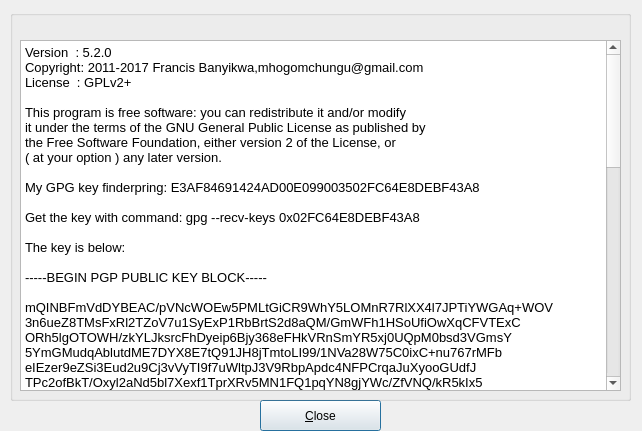
<?xml version="1.0" encoding="UTF-8"?>
<ui version="4.0">
 <class>about</class>
 <widget class="QDialog" name="about">
  <property name="geometry">
   <rect>
    <x>0</x>
    <y>0</y>
    <width>642</width>
    <height>431</height>
   </rect>
  </property>
  <property name="windowTitle">
   <string>About</string>
  </property>
  <widget class="QPushButton" name="pushButton">
   <property name="geometry">
    <rect>
     <x>260</x>
     <y>400</y>
     <width>121</width>
     <height>31</height>
    </rect>
   </property>
   <property name="text">
    <string>&amp;Close</string>
   </property>
  </widget>
  <widget class="QGroupBox" name="groupBox">
   <property name="geometry">
    <rect>
     <x>10</x>
     <y>10</y>
     <width>621</width>
     <height>391</height>
    </rect>
   </property>
   <property name="title">
    <string/>
   </property>
   <widget class="QTextEdit" name="textEdit">
    <property name="geometry">
     <rect>
      <x>10</x>
      <y>30</y>
      <width>601</width>
      <height>351</height>
     </rect>
    </property>
    <property name="readOnly">
     <bool>true</bool>
    </property>
    <property name="html">
     <string>&lt;!DOCTYPE HTML PUBLIC &quot;-//W3C//DTD HTML 4.0//EN&quot; &quot;http://www.w3.org/TR/REC-html40/strict.dtd&quot;&gt;
&lt;html&gt;&lt;head&gt;&lt;meta name=&quot;qrichtext&quot; content=&quot;1&quot; /&gt;&lt;style type=&quot;text/css&quot;&gt;
p, li { white-space: pre-wrap; }
&lt;/style&gt;&lt;/head&gt;&lt;body style=&quot; font-family:'Noto Sans'; font-size:10pt; font-weight:400; font-style:normal;&quot;&gt;
&lt;p style=&quot; margin-top:0px; margin-bottom:0px; margin-left:0px; margin-right:0px; -qt-block-indent:0; text-indent:0px;&quot;&gt;&lt;span style=&quot; font-family:'monospace'; color:#000000; background-color:#ffffff;&quot;&gt;Version  : 5.2.0 &lt;/span&gt;&lt;span style=&quot; font-family:'monospace';&quot;&gt;&lt;br /&gt;Copyright: 2011-2017 Francis Banyikwa,mhogomchungu@gmail.com &lt;br /&gt;License  : GPLv2+&lt;/span&gt;&lt;/p&gt;
&lt;p style=&quot; margin-top:0px; margin-bottom:0px; margin-left:0px; margin-right:0px; -qt-block-indent:0; text-indent:0px;&quot;&gt;&lt;span style=&quot; font-family:'monospace';&quot;&gt;&lt;br /&gt;This program is free software: you can redistribute it and/or modify&lt;/span&gt;&lt;/p&gt;
&lt;p style=&quot; margin-top:0px; margin-bottom:0px; margin-left:0px; margin-right:0px; -qt-block-indent:0; text-indent:0px;&quot;&gt;&lt;span style=&quot; font-family:'monospace';&quot;&gt;it under the terms of the GNU General Public License as published by&lt;/span&gt;&lt;/p&gt;
&lt;p style=&quot; margin-top:0px; margin-bottom:0px; margin-left:0px; margin-right:0px; -qt-block-indent:0; text-indent:0px;&quot;&gt;&lt;span style=&quot; font-family:'monospace';&quot;&gt;the Free Software Foundation, either version 2 of the License, or&lt;/span&gt;&lt;/p&gt;
&lt;p style=&quot; margin-top:0px; margin-bottom:0px; margin-left:0px; margin-right:0px; -qt-block-indent:0; text-indent:0px;&quot;&gt;&lt;span style=&quot; font-family:'monospace';&quot;&gt;( at your option ) any later version.&lt;/span&gt;&lt;/p&gt;
&lt;p style=&quot; margin-top:0px; margin-bottom:0px; margin-left:0px; margin-right:0px; -qt-block-indent:0; text-indent:0px;&quot;&gt;&lt;span style=&quot; font-family:'monospace';&quot;&gt;&lt;br /&gt;My GPG&lt;/span&gt;&lt;span style=&quot; font-family:'Hack';&quot;&gt; key finderpring: E3AF84691424AD00E099003502FC64E8DEBF43A8&lt;/span&gt;&lt;/p&gt;
&lt;p style=&quot;-qt-paragraph-type:empty; margin-top:0px; margin-bottom:0px; margin-left:0px; margin-right:0px; -qt-block-indent:0; text-indent:0px; font-family:'Hack';&quot;&gt;&lt;br /&gt;&lt;/p&gt;
&lt;p style=&quot; margin-top:0px; margin-bottom:0px; margin-left:0px; margin-right:0px; -qt-block-indent:0; text-indent:0px;&quot;&gt;&lt;span style=&quot; font-family:'Hack';&quot;&gt;Get the key with command: gpg --recv-keys 0x02FC64E8DEBF43A8&lt;/span&gt;&lt;/p&gt;
&lt;p style=&quot;-qt-paragraph-type:empty; margin-top:0px; margin-bottom:0px; margin-left:0px; margin-right:0px; -qt-block-indent:0; text-indent:0px; font-family:'Hack';&quot;&gt;&lt;br /&gt;&lt;/p&gt;
&lt;p style=&quot; margin-top:0px; margin-bottom:0px; margin-left:0px; margin-right:0px; -qt-block-indent:0; text-indent:0px;&quot;&gt;&lt;span style=&quot; font-family:'Hack';&quot;&gt;The key is below:&lt;/span&gt;&lt;/p&gt;
&lt;p style=&quot;-qt-paragraph-type:empty; margin-top:0px; margin-bottom:0px; margin-left:0px; margin-right:0px; -qt-block-indent:0; text-indent:0px; font-family:'Hack';&quot;&gt;&lt;br /&gt;&lt;/p&gt;
&lt;p style=&quot; margin-top:0px; margin-bottom:0px; margin-left:0px; margin-right:0px; -qt-block-indent:0; text-indent:0px;&quot;&gt;&lt;span style=&quot; font-family:'Hack';&quot;&gt;-----BEGIN PGP PUBLIC KEY BLOCK-----&lt;/span&gt;&lt;/p&gt;
&lt;p style=&quot;-qt-paragraph-type:empty; margin-top:0px; margin-bottom:0px; margin-left:0px; margin-right:0px; -qt-block-indent:0; text-indent:0px; font-family:'Hack';&quot;&gt;&lt;br /&gt;&lt;/p&gt;
&lt;p style=&quot; margin-top:0px; margin-bottom:0px; margin-left:0px; margin-right:0px; -qt-block-indent:0; text-indent:0px;&quot;&gt;&lt;span style=&quot; font-family:'Hack';&quot;&gt;mQINBFmVdDYBEAC/pVNcWOEw5PMLtGiCR9WhY5LOMnR7RlXX4l7JPTiYWGAq+WOV&lt;/span&gt;&lt;/p&gt;
&lt;p style=&quot; margin-top:0px; margin-bottom:0px; margin-left:0px; margin-right:0px; -qt-block-indent:0; text-indent:0px;&quot;&gt;&lt;span style=&quot; font-family:'Hack';&quot;&gt;3n6ueZ8TMsFxRl2TZoV7u1SyExP1RbBrtS2d8aQM/GmWFh1HSoUfiOwXqCFVTExC&lt;/span&gt;&lt;/p&gt;
&lt;p style=&quot; margin-top:0px; margin-bottom:0px; margin-left:0px; margin-right:0px; -qt-block-indent:0; text-indent:0px;&quot;&gt;&lt;span style=&quot; font-family:'Hack';&quot;&gt;ORh5lgOTOWH/zkYLJksrcFhDyeip6Bjy368eFHkVRnSmYR5xj0UQpM0bsd3VGmsY&lt;/span&gt;&lt;/p&gt;
&lt;p style=&quot; margin-top:0px; margin-bottom:0px; margin-left:0px; margin-right:0px; -qt-block-indent:0; text-indent:0px;&quot;&gt;&lt;span style=&quot; font-family:'Hack';&quot;&gt;5YmGMudqAblutdME7DYX8E7tQ91JH8jTmtoLI99/1NVa28W75C0ixC+nu767rMFb&lt;/span&gt;&lt;/p&gt;
&lt;p style=&quot; margin-top:0px; margin-bottom:0px; margin-left:0px; margin-right:0px; -qt-block-indent:0; text-indent:0px;&quot;&gt;&lt;span style=&quot; font-family:'Hack';&quot;&gt;eIEzer9eZSi3Eud2u9Cj3vVyTI9f7uWltpJ3V9RbpApdc4NFPCrqaJuXyooGUdfJ&lt;/span&gt;&lt;/p&gt;
&lt;p style=&quot; margin-top:0px; margin-bottom:0px; margin-left:0px; margin-right:0px; -qt-block-indent:0; text-indent:0px;&quot;&gt;&lt;span style=&quot; font-family:'Hack';&quot;&gt;TPc2ofBkT/Oxyl2aNd5bl7Xexf1TprXRv5MN1FQ1pqYN8gjYWc/ZfVNQ/kR5kIx5&lt;/span&gt;&lt;/p&gt;
&lt;p style=&quot; margin-top:0px; margin-bottom:0px; margin-left:0px; margin-right:0px; -qt-block-indent:0; text-indent:0px;&quot;&gt;&lt;span style=&quot; font-family:'Hack';&quot;&gt;ZX1xMaDscyZZX96lP+xYVhfVSehFVDC2DtXPwbiQR8/EnyuRXUMnNWas0FUoZCKJ&lt;/span&gt;&lt;/p&gt;
&lt;p style=&quot; margin-top:0px; margin-bottom:0px; margin-left:0px; margin-right:0px; -qt-block-indent:0; text-indent:0px;&quot;&gt;&lt;span style=&quot; font-family:'Hack';&quot;&gt;VCeYFpvHJUKdrvc6jc3jKM+8Mu9rrB7KvgqRb+MrjT0LKFK4N40xCJT0+evlDljA&lt;/span&gt;&lt;/p&gt;
&lt;p style=&quot; margin-top:0px; margin-bottom:0px; margin-left:0px; margin-right:0px; -qt-block-indent:0; text-indent:0px;&quot;&gt;&lt;span style=&quot; font-family:'Hack';&quot;&gt;5HmcEvwOTnBIy/JnqsjjCNCO80tlS4fuibBSv0z0MIiaggQHzsU+UcxrEDCSMaSM&lt;/span&gt;&lt;/p&gt;
&lt;p style=&quot; margin-top:0px; margin-bottom:0px; margin-left:0px; margin-right:0px; -qt-block-indent:0; text-indent:0px;&quot;&gt;&lt;span style=&quot; font-family:'Hack';&quot;&gt;rVxfINXuOCEhS4Lw7Lwge28bYV1Sdvr6JJI3BC1mrX06l+FVm9ccOKAPMmcbyjMc&lt;/span&gt;&lt;/p&gt;
&lt;p style=&quot; margin-top:0px; margin-bottom:0px; margin-left:0px; margin-right:0px; -qt-block-indent:0; text-indent:0px;&quot;&gt;&lt;span style=&quot; font-family:'Hack';&quot;&gt;32cuJxWdaJdJsYKnR5+S11JrhjF24OsqCTQhAOF3EPPKEl7eo5/S//kTDQARAQAB&lt;/span&gt;&lt;/p&gt;
&lt;p style=&quot; margin-top:0px; margin-bottom:0px; margin-left:0px; margin-right:0px; -qt-block-indent:0; text-indent:0px;&quot;&gt;&lt;span style=&quot; font-family:'Hack';&quot;&gt;tCdGcmFuY2lzIEJhbnlpa3dhIDxiYW55aWt3YWZiQGdtYWlsLmNvbT6JAjgEEwEC&lt;/span&gt;&lt;/p&gt;
&lt;p style=&quot; margin-top:0px; margin-bottom:0px; margin-left:0px; margin-right:0px; -qt-block-indent:0; text-indent:0px;&quot;&gt;&lt;span style=&quot; font-family:'Hack';&quot;&gt;ACIFAlmVdDYCGwMGCwkIBwMCBhUIAgkKCwQWAgMBAh4BAheAAAoJEAL8ZOjev0Oo&lt;/span&gt;&lt;/p&gt;
&lt;p style=&quot; margin-top:0px; margin-bottom:0px; margin-left:0px; margin-right:0px; -qt-block-indent:0; text-indent:0px;&quot;&gt;&lt;span style=&quot; font-family:'Hack';&quot;&gt;W/YP+wXokzRTzVMQOFENGuSAvC3ZvsVa6o2Pu9R/CoVFE5I7KIN6i8ZdECO3E0Bw&lt;/span&gt;&lt;/p&gt;
&lt;p style=&quot; margin-top:0px; margin-bottom:0px; margin-left:0px; margin-right:0px; -qt-block-indent:0; text-indent:0px;&quot;&gt;&lt;span style=&quot; font-family:'Hack';&quot;&gt;8VXXPmo/LB+/fCzeKBPqdEAHl1+q0OJU2peYfqHz/2MwZ9lQ29Oh503SmXg914oQ&lt;/span&gt;&lt;/p&gt;
&lt;p style=&quot; margin-top:0px; margin-bottom:0px; margin-left:0px; margin-right:0px; -qt-block-indent:0; text-indent:0px;&quot;&gt;&lt;span style=&quot; font-family:'Hack';&quot;&gt;ChZQDEdLnaNIzs+2EOGO6XVvzB2Mnt161FdzvZt2xMrpxO4rFtjztwTuCEwwHjVS&lt;/span&gt;&lt;/p&gt;
&lt;p style=&quot; margin-top:0px; margin-bottom:0px; margin-left:0px; margin-right:0px; -qt-block-indent:0; text-indent:0px;&quot;&gt;&lt;span style=&quot; font-family:'Hack';&quot;&gt;w/zAsWJ3X4NKhPbjwNM7PAF81hmVAh/ysr1yOCE8O9qr+QDMJRCe1IQayFFB9X6R&lt;/span&gt;&lt;/p&gt;
&lt;p style=&quot; margin-top:0px; margin-bottom:0px; margin-left:0px; margin-right:0px; -qt-block-indent:0; text-indent:0px;&quot;&gt;&lt;span style=&quot; font-family:'Hack';&quot;&gt;K67q9k3brW6XvinzYn2fg36zwkuMcKsFZDy/OGpdkVYqRon74cliNmSdIz50S5Ph&lt;/span&gt;&lt;/p&gt;
&lt;p style=&quot; margin-top:0px; margin-bottom:0px; margin-left:0px; margin-right:0px; -qt-block-indent:0; text-indent:0px;&quot;&gt;&lt;span style=&quot; font-family:'Hack';&quot;&gt;LQWfeblVSUfv+p0J1uXXSg3sTYh24cotWzn4/FlChBIaGVon0SQRIFVqGDxoK+nQ&lt;/span&gt;&lt;/p&gt;
&lt;p style=&quot; margin-top:0px; margin-bottom:0px; margin-left:0px; margin-right:0px; -qt-block-indent:0; text-indent:0px;&quot;&gt;&lt;span style=&quot; font-family:'Hack';&quot;&gt;vlq5c8dLWn7Hg4oyOaECn0IsTIOHNzrA56yHuqtTOUe3aMhXMyInZ85LM3dYB58d&lt;/span&gt;&lt;/p&gt;
&lt;p style=&quot; margin-top:0px; margin-bottom:0px; margin-left:0px; margin-right:0px; -qt-block-indent:0; text-indent:0px;&quot;&gt;&lt;span style=&quot; font-family:'Hack';&quot;&gt;Edbw58AWE0fEGsESbiaUKilZQ2hh19u8JsBwpxBTLYQTO0qem0LJxlDRP0PwApKN&lt;/span&gt;&lt;/p&gt;
&lt;p style=&quot; margin-top:0px; margin-bottom:0px; margin-left:0px; margin-right:0px; -qt-block-indent:0; text-indent:0px;&quot;&gt;&lt;span style=&quot; font-family:'Hack';&quot;&gt;xXbdjFR4EgT6JED5bR7u2mGOA4IY0CPDGmecCNf4hFtHpwnfHt15n//3SjdaAbGV&lt;/span&gt;&lt;/p&gt;
&lt;p style=&quot; margin-top:0px; margin-bottom:0px; margin-left:0px; margin-right:0px; -qt-block-indent:0; text-indent:0px;&quot;&gt;&lt;span style=&quot; font-family:'Hack';&quot;&gt;9eu3i6xTlq41nKyWALPpRLgFXqLcJUiMVa+9OQ8vGSZlYxBOC9rRopL2qVyxzNhQ&lt;/span&gt;&lt;/p&gt;
&lt;p style=&quot; margin-top:0px; margin-bottom:0px; margin-left:0px; margin-right:0px; -qt-block-indent:0; text-indent:0px;&quot;&gt;&lt;span style=&quot; font-family:'Hack';&quot;&gt;m9l+w2aDyauzVW2Kgeie6snxsFSD06B3PYdgYzcHI8Oc2RFzuQINBFmVdDYBEACW&lt;/span&gt;&lt;/p&gt;
&lt;p style=&quot; margin-top:0px; margin-bottom:0px; margin-left:0px; margin-right:0px; -qt-block-indent:0; text-indent:0px;&quot;&gt;&lt;span style=&quot; font-family:'Hack';&quot;&gt;0TiKpNsGnG9A2trMAiIW0K+jKd6pOs8JOphC4QPWnoDdD4Pdwka99LjOAPS6m1ok&lt;/span&gt;&lt;/p&gt;
&lt;p style=&quot; margin-top:0px; margin-bottom:0px; margin-left:0px; margin-right:0px; -qt-block-indent:0; text-indent:0px;&quot;&gt;&lt;span style=&quot; font-family:'Hack';&quot;&gt;81Wf5ogc8/czP6sYkzloFIpEEKI7LlsmBRXnlW9Gn6LKC6WAeDTLVXP0ZUIh5MsW&lt;/span&gt;&lt;/p&gt;
&lt;p style=&quot; margin-top:0px; margin-bottom:0px; margin-left:0px; margin-right:0px; -qt-block-indent:0; text-indent:0px;&quot;&gt;&lt;span style=&quot; font-family:'Hack';&quot;&gt;DqvgpWQKjsV/p5RNubQuFS82JWutAyughz0CYwSSfHJBWxeDdDp3y9pVJKilucEp&lt;/span&gt;&lt;/p&gt;
&lt;p style=&quot; margin-top:0px; margin-bottom:0px; margin-left:0px; margin-right:0px; -qt-block-indent:0; text-indent:0px;&quot;&gt;&lt;span style=&quot; font-family:'Hack';&quot;&gt;vB8axiDDiEPZkCaNGp3zUIiFJo0ndyCKyVUCO+HK22NCP5pkAOEZXbwCIDnL8GrG&lt;/span&gt;&lt;/p&gt;
&lt;p style=&quot; margin-top:0px; margin-bottom:0px; margin-left:0px; margin-right:0px; -qt-block-indent:0; text-indent:0px;&quot;&gt;&lt;span style=&quot; font-family:'Hack';&quot;&gt;p/gwFreotBshaDbX+UCQfbkzZ5zPOFXOlpCQc7Omh1EWTX1ws9nUiBzutJOggdAZ&lt;/span&gt;&lt;/p&gt;
&lt;p style=&quot; margin-top:0px; margin-bottom:0px; margin-left:0px; margin-right:0px; -qt-block-indent:0; text-indent:0px;&quot;&gt;&lt;span style=&quot; font-family:'Hack';&quot;&gt;UHr2drmRujIRhZlXwDGORqLYDNR8kNYeA6UrmZ5JhthI8vfdBEmC/WTPDIHvonpA&lt;/span&gt;&lt;/p&gt;
&lt;p style=&quot; margin-top:0px; margin-bottom:0px; margin-left:0px; margin-right:0px; -qt-block-indent:0; text-indent:0px;&quot;&gt;&lt;span style=&quot; font-family:'Hack';&quot;&gt;39V9n6LqSTc/+0fR9qe/qaliy9Nbr3q5hJXa75+bcP567dgNKhFvhUreWEwzPqaB&lt;/span&gt;&lt;/p&gt;
&lt;p style=&quot; margin-top:0px; margin-bottom:0px; margin-left:0px; margin-right:0px; -qt-block-indent:0; text-indent:0px;&quot;&gt;&lt;span style=&quot; font-family:'Hack';&quot;&gt;NXO4xyG8HT2shH9DfFaE4rwYb+K0COo/9KyZD5QEvMnV7FEk+I8cliCU/NPYLSNp&lt;/span&gt;&lt;/p&gt;
&lt;p style=&quot; margin-top:0px; margin-bottom:0px; margin-left:0px; margin-right:0px; -qt-block-indent:0; text-indent:0px;&quot;&gt;&lt;span style=&quot; font-family:'Hack';&quot;&gt;9nRhopyAhqwvr/7fEJ/W7UhUcl4+aht4B6lWUHW+72Hvb5F/ehbKSthW0azzRjBJ&lt;/span&gt;&lt;/p&gt;
&lt;p style=&quot; margin-top:0px; margin-bottom:0px; margin-left:0px; margin-right:0px; -qt-block-indent:0; text-indent:0px;&quot;&gt;&lt;span style=&quot; font-family:'Hack';&quot;&gt;nXTi9XrJFsNzzHHlNI/QJxAiAJ3Z2mKBS8iJ2RR2R3prGIocKu3e9hVM6HSfF4ZS&lt;/span&gt;&lt;/p&gt;
&lt;p style=&quot; margin-top:0px; margin-bottom:0px; margin-left:0px; margin-right:0px; -qt-block-indent:0; text-indent:0px;&quot;&gt;&lt;span style=&quot; font-family:'Hack';&quot;&gt;curwmRejKHLrUs6kg22ZqBzvmPhg5W8rwIvsi2/2pwARAQABiQIfBBgBAgAJBQJZ&lt;/span&gt;&lt;/p&gt;
&lt;p style=&quot; margin-top:0px; margin-bottom:0px; margin-left:0px; margin-right:0px; -qt-block-indent:0; text-indent:0px;&quot;&gt;&lt;span style=&quot; font-family:'Hack';&quot;&gt;lXQ2AhsMAAoJEAL8ZOjev0OoGWEP/3kvNrOz/+JW1SGQ4SrrL6dihIUhmdgdDBH0&lt;/span&gt;&lt;/p&gt;
&lt;p style=&quot; margin-top:0px; margin-bottom:0px; margin-left:0px; margin-right:0px; -qt-block-indent:0; text-indent:0px;&quot;&gt;&lt;span style=&quot; font-family:'Hack';&quot;&gt;9d+UX+70ao2hk0tv6lDARy8uf9tt4fJ75otRvYS3PR9Sn0PUohqen4+6OsfoydUX&lt;/span&gt;&lt;/p&gt;
&lt;p style=&quot; margin-top:0px; margin-bottom:0px; margin-left:0px; margin-right:0px; -qt-block-indent:0; text-indent:0px;&quot;&gt;&lt;span style=&quot; font-family:'Hack';&quot;&gt;e9qz934jWHUv+QV6KhifC3qh3ECi2/ouRS0Mnxzd1CaD0np9d/fSt4porfUJ5ck1&lt;/span&gt;&lt;/p&gt;
&lt;p style=&quot; margin-top:0px; margin-bottom:0px; margin-left:0px; margin-right:0px; -qt-block-indent:0; text-indent:0px;&quot;&gt;&lt;span style=&quot; font-family:'Hack';&quot;&gt;IfSPu7TFnnBhk6xt0V/SGEspcTnDAiiDcY6agMbCPo7rXMNyGVgk/a6OsO2qQGX5&lt;/span&gt;&lt;/p&gt;
&lt;p style=&quot; margin-top:0px; margin-bottom:0px; margin-left:0px; margin-right:0px; -qt-block-indent:0; text-indent:0px;&quot;&gt;&lt;span style=&quot; font-family:'Hack';&quot;&gt;42Hp4dPTXSjy1JiZ1htRvoau8OSrfEsHjW+x0dz6fyByW5EfewZXmFCjM3w+G5bT&lt;/span&gt;&lt;/p&gt;
&lt;p style=&quot; margin-top:0px; margin-bottom:0px; margin-left:0px; margin-right:0px; -qt-block-indent:0; text-indent:0px;&quot;&gt;&lt;span style=&quot; font-family:'Hack';&quot;&gt;2yAL//AkBZlL7T7IIdqkA4pVFEwAn2V1Xs5hfDuoRTFT4WkIkhaDIhiQZk/lHAz8&lt;/span&gt;&lt;/p&gt;
&lt;p style=&quot; margin-top:0px; margin-bottom:0px; margin-left:0px; margin-right:0px; -qt-block-indent:0; text-indent:0px;&quot;&gt;&lt;span style=&quot; font-family:'Hack';&quot;&gt;aZPWktdHzAROXiQvLEX+L5mjXgO8hPud7yXZTRIpDPRdKMZA0XVTwee4LxX/VnfB&lt;/span&gt;&lt;/p&gt;
&lt;p style=&quot; margin-top:0px; margin-bottom:0px; margin-left:0px; margin-right:0px; -qt-block-indent:0; text-indent:0px;&quot;&gt;&lt;span style=&quot; font-family:'Hack';&quot;&gt;cE2guccUEFD+kZiR3Dng91V9xZ/DIu98ZcAV46lYhK83Csr6XGOPdIoIdT/v/3gc&lt;/span&gt;&lt;/p&gt;
&lt;p style=&quot; margin-top:0px; margin-bottom:0px; margin-left:0px; margin-right:0px; -qt-block-indent:0; text-indent:0px;&quot;&gt;&lt;span style=&quot; font-family:'Hack';&quot;&gt;wvtwg4b/D8c1TmXPISCIX/cBzT3al1xjOPGQ/v+XnqMafJI5MHnFUzoRleE6slVB&lt;/span&gt;&lt;/p&gt;
&lt;p style=&quot; margin-top:0px; margin-bottom:0px; margin-left:0px; margin-right:0px; -qt-block-indent:0; text-indent:0px;&quot;&gt;&lt;span style=&quot; font-family:'Hack';&quot;&gt;MLTWZGcEfBcgMIzoSF+i4dqg1v3dv1pDx1X3IR0n7440uDV1XDt48j5Rv51O0GdP&lt;/span&gt;&lt;/p&gt;
&lt;p style=&quot; margin-top:0px; margin-bottom:0px; margin-left:0px; margin-right:0px; -qt-block-indent:0; text-indent:0px;&quot;&gt;&lt;span style=&quot; font-family:'Hack';&quot;&gt;cv9jY9bZAbVaMUjF7dw/bsqgJ2HCJ33cf16GybRtozOE36YDB2omg58ngIrlmlea&lt;/span&gt;&lt;/p&gt;
&lt;p style=&quot; margin-top:0px; margin-bottom:0px; margin-left:0px; margin-right:0px; -qt-block-indent:0; text-indent:0px;&quot;&gt;&lt;span style=&quot; font-family:'Hack';&quot;&gt;9azeqex9&lt;/span&gt;&lt;/p&gt;
&lt;p style=&quot; margin-top:0px; margin-bottom:0px; margin-left:0px; margin-right:0px; -qt-block-indent:0; text-indent:0px;&quot;&gt;&lt;span style=&quot; font-family:'Hack';&quot;&gt;=L6yQ&lt;/span&gt;&lt;/p&gt;
&lt;p style=&quot; margin-top:0px; margin-bottom:12px; margin-left:0px; margin-right:0px; -qt-block-indent:0; text-indent:0px;&quot;&gt;&lt;span style=&quot; font-family:'Hack';&quot;&gt;-----END PGP PUBLIC KEY BLOCK-----&lt;/span&gt;&lt;/p&gt;&lt;/body&gt;&lt;/html&gt;</string>
    </property>
   </widget>
  </widget>
 </widget>
 <tabstops>
  <tabstop>textEdit</tabstop>
  <tabstop>pushButton</tabstop>
 </tabstops>
 <resources/>
 <connections/>
</ui>
